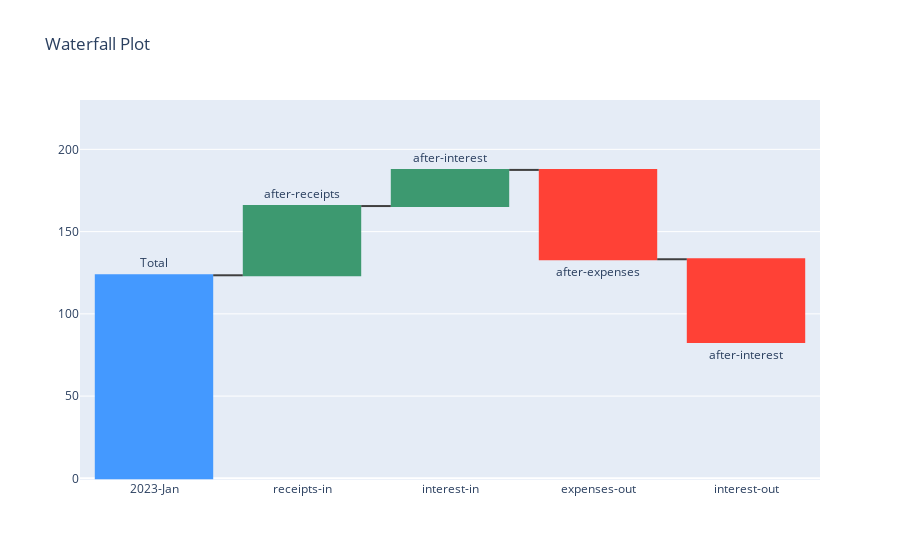

Notebook source saved alongside this figure:
### Markdown cell above
A waterfall chart shows a value after a sequence of inputs and outputs.

### Code cell
import plotly.graph_objects as go

fig = go.Figure(go.Waterfall(
    name='This title is not displayed',
    orientation='v',
    measure=['absolute','relative','relative','relative','relative'],
    x=["2023-Jan", "receipts-in", "interest-in", "expenses-out", "interest-out", "2024-Jan"],
    textposition='outside',
    text=['Total','after-receipts','after-interest','after-expenses','after-interest'],
    y=[123.45,42.08,21.97,-54.31,-50.23],
    connector=dict(line=dict(color='rgb(63, 63, 63)'))
))

fig.update_layout(
    title='Waterfall Plot',
    showlegend=False
)
fig.update_yaxes(range=[-1,230])
fig.show()

### Figure 1 — Plotly figure (JSON) as saved in the notebook; plotly's stock layout.template omitted (floating-point values rounded to 4 significant figures)
{"data": [{"connector": {"line": {"color": "rgb(63, 63, 63)"}}, "measure": ["absolute", "relative", "relative", "relative", "relative"], "name": "This title is not displayed", "orientation": "v", "text": ["Total", "after-receipts", "after-interest", "after-expenses", "after-interest"], "textposition": "outside", "type": "waterfall", "x": ["2023-Jan", "receipts-in", "interest-in", "expenses-out", "interest-out", "2024-Jan"], "y": [123.5, 42.08, 21.97, -54.31, -50.23]}], "layout": {"showlegend": false, "title": {"text": "Waterfall Plot"}, "yaxis": {"range": [-1, 230]}}}
